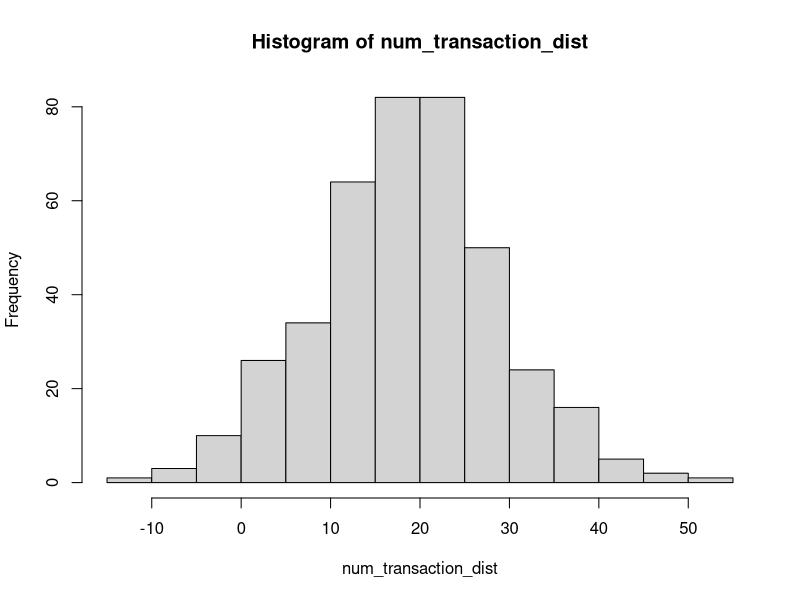
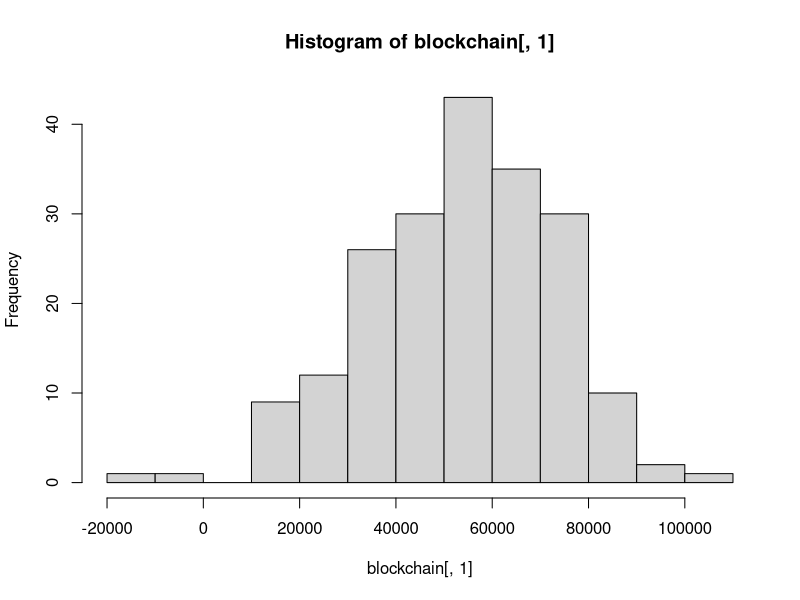

Source code (R) for these figures, in order:
# Monero dynamic blocksize simulator script
# 2017 Gingeropolous

# install.packages("ggplot2")
# install.packages("reshape")
# install.packages("digest")

library(digest)
# require(ggplot2)
# require(reshape)

setwd("/home/user/Desktop/")
sink('blocksim_output.txt')

# PARAMETERS TO MODIFY
tx_mean <- 20 # mean number of transactions to add to txpool during each block
tx_sd <- 10 # standard deviation for that 
# Our Transaction Number Distribution. Just run these lines to see the distribution
num_transaction_dist <- floor(rnorm(400, mean=tx_mean, sd=tx_sd))
hist(num_transaction_dist)

num_blocks <- 3000 # Number of blocks to run simulation. 2880 = 1 day
default_mult <- 4 # The default fee multiplier
spike_factor <- 10 # The multiplier of simulated transaction spikes that defy the normal distribution
wallet_auto_fee <- FALSE # When I figure out how to code the auto fee I'll play with it
gen_coins <- 14092278e12 # Total generated coins grabbed from moneroblocks.info circa 3/12/2017
tx_size <- 13*1024 # A fixed transaction size. can be made variable at some point
plus_one <- FALSE # This triggers the experimental +1 policy

# Formulas and parameters that can be modified 
ref_base <- 10e12
CRYPTONOTE_BLOCK_GRANTED_FULL_REWARD_ZONE_V2 <- 300000 # new on is 300000, old one is 60000
fee_factor <- 0.004e12

#Formula sources

#From: https://en.wikipedia.org/wiki/Monero_(cryptocurrency)#Features
# max(0.6, floor((tot_coins − gen_coins)*2e−19)*10e−12)
# max(0.6, floor((M − A)×2−19)×10−12) XMR, with M = 264 − 1 and A = 1012 times the amount of XMR already emitted).


#From: http://monero.stackexchange.com/questions/2531/how-does-the-dynamic-fee-calculation-work
#fee = (R/R0) * (M0/M) * F0
#R: base reward
#R0: reference base reward (10 monero)
#M: block size limit
#M0: minimum block size limit (60000)
#F0: 0.002 monero

#From: https://github.com/monero-project/monero/pull/1276/files#diff-1279d7b0ddc432573cd2bd8c6e632c1fR2718
# uint64_t unscaled_fee_per_kb = (DYNAMIC_FEE_PER_KB_BASE_FEE * CRYPTONOTE_BLOCK_GRANTED_FULL_REWARD_ZONE_V2 / median_block_size);


# These shouldn't be modified
size_block_template <- 0 # Don't modify
tot_coins <- 0xffffffffffffffff # Grabbed from moneromooos thing. Hooray R can read this nonsense

# Create a tx_pool, where each transaction is merely identified by the fee multiplier associated with it
# Transactions will be added to the pool by appending to it, so the higher index of the transaction, the newer the transaction
# tx_pool <- c() # should declare empty? screw it, we're not concerned with memory performance
#I think this should be a matrix

tx_pool <- matrix(NA,ncol = 4)

# Col 1: block entered
# Col 2: fee multiplier
# Col 3: hash
# Col 4: tx_size, currently fixed, but will at some point be variable

# Create a blockchain, and boostrap it with a median as pulled from the existing blockchain
blockchain <- matrix(NA,nrow=200, ncol = 9)
blockchain[,1] <- (rnorm(200, mean=51983.5, sd=20000))
hist(blockchain[,1])

# Col 1: block size
# Col 2: Number of transactions
# Col 3: unmodified base reward
# Col 4: Penalty
# Col 5: Total fees
# Col 6: Final block reward
# Col 7: Number of txs in txpool
# Col 8: Num transactions entered into txpool
# Col 9: Penalized Block Reward (number of generated coins)

# bcnames <- c("Block Size","Transactions in block","Base Reward","Block Penalty","Fees in Block","Total Block Reward","Number of txs in txpool","Num transactions entered into txpool","Penalized Block Reward","nums")



# This is the beginning of the simulated blockchain. It will run num_blocks many times.
for (i in 1:num_blocks) {
  #print("Beginning of block loop")
  print(i)
  #Take care of base reward!
  base_reward <-( tot_coins - gen_coins ) * 2^-19 
  if (base_reward < 600000000000) { base_reward <- 600000000000 }
  
  # Lets generate some fake numbers!
  
  # Number of transactions being created by users and added to the txpool in this block
  num_tx <- floor(rnorm(1, mean=tx_mean, sd=tx_sd)) # Genernate the number of transactions that are getting into the mempool during this block
  if (num_tx < 0 ) {num_tx <- 0} # If the numberis below 0, then force to 0. Skews the distribution to 0,
  if (i ==1 ) {num_tx <- 10} # Prevents dimension problem if first transaction pool is 0
  
  # A random function to create large influxes of transactions that defy the normal distribution, spike
  
  spike <- runif(1) # Probability of pool dump randomizer, or just large transaction entrance
  if (spike > 0.90 ) {num_tx <- num_tx*spike_factor}
  #pprint("Number of transactions")
  #print(num_tx)
  
  # What is the current size of the transaction pool
  # fee_ordered_pool[complete.cases(fee_ordered_pool),]
  # tx_pool_num <- nrow(tx_pool[complete.cases(tx_pool),])
  tx_pool_num <- nrow(tx_pool)
  tx_pool_size <- tx_pool_num * tx_size

  # What is the current median of the last 100 blocks
  size_of_blockchain <- nrow(blockchain)
  last_100 <- c(blockchain[(size_of_blockchain-99):size_of_blockchain],1)
  med_100 <- median(last_100)
  if (med_100 < CRYPTONOTE_BLOCK_GRANTED_FULL_REWARD_ZONE_V2) {med_100 <- CRYPTONOTE_BLOCK_GRANTED_FULL_REWARD_ZONE_V2}

  #Lets try the per kb fee
  #The one below, as documented on the SE and on bitcointalk, doesn't seem to actually be implemented in the code
  #fee <- (base_reward/ref_base)*(min_block/block_size_limit)*fee_factor  
  #This one seems to be implemented
  # unscaled_fee_per_kb = (DYNAMIC_FEE_PER_KB_BASE_FEE * CRYPTONOTE_BLOCK_GRANTED_FULL_REWARD_ZONE_V2 / median_block_size);
  perkb_fee <- fee_factor*CRYPTONOTE_BLOCK_GRANTED_FULL_REWARD_ZONE_V2/med_100
  
  # Lets try simulating transactions being created during this block    
  for (p in 1:num_tx) {  
    if (tx_pool_size > med_100 && wallet_auto_fee == TRUE) {
      # skip for now
    }
    else {
      transaction <- c(i,default_mult*perkb_fee*(tx_size/1024),digest(runif(1),algo="md5"),tx_size) # Add the transaction to the mempool, 
      # Where the transaction is identified by the block # its added in, the fee multiplier, a random hash, and the transaction size
      tx_pool <- rbind(tx_pool,transaction) 
    }
  }
  
  
  # OK, lets try to make a block and add it to the chain and delete the transactions from the transaction pool
  # This is gonna be a bitch
  
  tx_pool_copy <- tx_pool # Lets not mess with the main transaction pool
  block_template <- matrix(NA, ncol = 4)
  
  block_template[1,] <- c(0,0,digest(runif(1),algo="md5"),95.0272) # initiate the block template, creating a random hash, and the size comes from 0.0928*1024
  #print("Before blockfill loop")
  #print(block_template)
  
  countloop <- 0
  if (nrow(tx_pool_copy) == 0) {print("Tx pool empty")} # Empty transactions pools cause the sim to break
  else {

  repeat { # This is the beginning of the block template loop
    countloop <- countloop + 1
    
  # First, we'll see if there are any high fee transactions in the mempool
    
    if (nrow(tx_pool_copy) == 0) { break } # Introduced because buggy if txpool gets emptied by blockfilling process
    else {
    fee_ordered_pool <- tx_pool_copy[sort.list(tx_pool_copy[,2],decreasing=TRUE),,drop=FALSE ] # Order the tx_pool by the highest total fee
    highest_fee <- as.numeric(fee_ordered_pool[1,2]) # find the highest fee
    high_fee_index <- c(which(as.numeric(fee_ordered_pool[,2]) == highest_fee)) # Get row indexes of all the transactions with this fee
    high_fee_pool <- rbind(fee_ordered_pool[high_fee_index,]) # Create sub matrix of the high transactions
    
    block_ordered_pool <- high_fee_pool[sort.list(high_fee_pool[,1]),,drop=FALSE] # Sort the high fee subset by when they were added to the tx pool
    size_block_template <- sum(as.numeric(block_template[,4]))
    
    #print("After loop")
    #print(block_template)
    #block_ordered_pool <- high_fee_pool[order(high_fee_pool[,1],decreasing=FALSE),] # Sort based on block added - older transactions will be added first
    #print ("Size of block template")
    #print (size_block_template)
    # The below transaction adding logic misses any transactions that would fall below the standard size of a transaction
    
    if ((size_block_template + tx_size) <= med_100){ # So this is the easiest. If the block is lower than the median, we just add most recent and highest fee (would be the most profitable)
      #print(block_ordered_pool[1,]) # For logging
      block_template <- rbind(block_template,block_ordered_pool[1,]) # Add a transaction to the block template
      tx_pool_copy <- tx_pool_copy[-1,,drop = FALSE] # delete this transaction from the tx_pool_copy, drop=FALSe prevents the fucker from turning into a vector
      perc_penalty <- 0
      pnlz_block_reward <- base_reward
      
      newblocksize <- sum(as.numeric(block_template[,4]))
      newblocktx <- nrow(block_template)
      newblockbr <- base_reward
      newblockpnlt <- base_reward - pnlz_block_reward
      newblockfees <- sum(as.numeric(block_template[,2]))
      newblockreward <-pnlz_block_reward + newblockfees
      newbasereward <- pnlz_block_reward
      
      #print("Size of candidate block less than median")
      #print("Block template")
      #print(block_template)
      #print("Size of block template + new transaction")
      #print(size_block_template+tx_size)
      #print ("New block reward")
      #print (newblockreward)
      
      }
    
    else if ((size_block_template + tx_size) > med_100 && (size_block_template + tx_size) <= (2*med_100)) { # This is the bitch case where we have to figure out if going over the median makes any sense
      temp_diff <- (size_block_template + as.numeric(block_ordered_pool[1,4])) - med_100  # This just grabs the difference between the median 100 and the potential new block with an additional transaction. 
      perc_penalty <- temp_diff / med_100
      pnlz_block_reward <- base_reward - (base_reward * perc_penalty)
      if (plus_one == FALSE && pnlz_block_reward + (sum(as.numeric(block_template[,2]))) + as.numeric(block_ordered_pool[1,2]) > base_reward) 
        {
        block_template <- rbind(block_template,block_ordered_pool[1,]) # Add a transaction to the block template
        tx_pool_copy <- tx_pool_copy[-1,,drop = FALSE] # delete this transaction from the tx_pool_copy, drop=FALSe prevents the fucker from turning into a vector
        
        #print("Size of candidate block GREATER than median")
        newblocksize <- sum(as.numeric(block_template[,4]))
        newblocktx <- nrow(block_template)
        newblockbr <- base_reward
        newblockpnlt <- base_reward - pnlz_block_reward
        newblockfees <- sum(as.numeric(block_template[,2]))
        newblockreward <-pnlz_block_reward + newblockfees
        newbasereward <- pnlz_block_reward
        
        #print("Block template")
        #print(block_template)
        #print("Size of block template + new transaction")
        #print(size_block_template+tx_size)
        #print ("New block reward")
        #print (newblockreward)
        
      }
      else if (plus_one == TRUE && temp_diff <= tx_size) 
        {
        block_template <- rbind(block_template,block_ordered_pool[1,]) # Add a transaction to the block template
        tx_pool_copy <- tx_pool_copy[-1,,drop = FALSE] # delete this transaction from the tx_pool_copy, drop=FALSe prevents the fucker from turning into a vector
        
        #print("Size of candidate block GREATER than median")
        newblocksize <- sum(as.numeric(block_template[,4]))
        newblocktx <- nrow(block_template)
        newblockbr <- base_reward
        newblockpnlt <- 0 # no penalty for plus one
        newblockfees <- sum(as.numeric(block_template[,2]))
        newblockreward <-base_reward + newblockfees # no penalty 
        newbasereward <- base_reward
        
        #print("Block template")
        #print(block_template)
        #print("Size of block template + new transaction")
        #print(size_block_template+tx_size)
        #print ("New block reward")
        #print (newblockreward)
        
        break # This should break from the blockfill loop after the plus one scenario is encountered
      }
      else { break} # The placement of this break is presumably what caused the blockformation stuff to be borked if it was after the if-tree
    }
    else {break} # Yeah, this should do it!
    #print("Start of blockfill loop stats:")
    #print(tx_pool_copy)
    #print(block_template)
    #print("End of stats")
    }
 } # This is the end of the Repeat Loop for creating a block template
} # end of the else for the tx_pool being full
  
  #print("We made it out of the blockfill loop")
  # Col 1: block size
  # Col 2: Number of transactions
  # Col 3: unmodified base reward
  # Col 4: Penalty
  # Col 5: Total fees
  # Col 6: Final block reward
  
  # Lets add a new block to the chain !!!
  newblock <- c(newblocksize,newblocktx,newblockbr,newblockpnlt,newblockfees,newblockreward,nrow(tx_pool_copy),num_tx,newbasereward)
  
  blockchain <- rbind (blockchain,newblock)
  
  tx_pool <- tx_pool_copy
  #print("Iteration")
  #print(i)
  #print("New Block Info")
  #print(newblock)
  
  gen_coins <- gen_coins + newbasereward 
  
  # Rest all these variables
  newblocksize <- 0
  newblocktx <- 0
  newblockbr <- 0
  newblockpnlt <- 0
  newblockfees <- 0
  newblockreward <-0
  newbasereward <- 0
} # End of primary for loop

synth_blockchain <- blockchain[complete.cases(blockchain),]

bcnames <- c("Block Size","Transactions in block","Base Reward","Block Penalty","Fees in Block","Total Block Reward with Fees","Number of txs in txpool","Num transactions entered into txpool","Final Base Reward")

#matplot(synth_blockchain,type="l",)
#legend("bottom", inset=.05, legend=bcnames, pch=1, col=c(2,4), horiz=FALSE)

nums <- seq(1,nrow(synth_blockchain),1)
#synth_blockchain <- cbind(synth_blockchain,nums)
colnames(synth_blockchain)<-bcnames
bcdf <- data.frame(synth_blockchain,row.names=nums)
bcdf


sink()


write.table(bcdf, file = "blockchain.txt", append = FALSE, quote = TRUE, sep = "\t",
            eol = "\n", na = "NA", dec = ".", row.names = FALSE,
            col.names = TRUE, qmethod = c("escape", "double"))

#plot(synth_blockchain[,1], type="o", col="blue")
